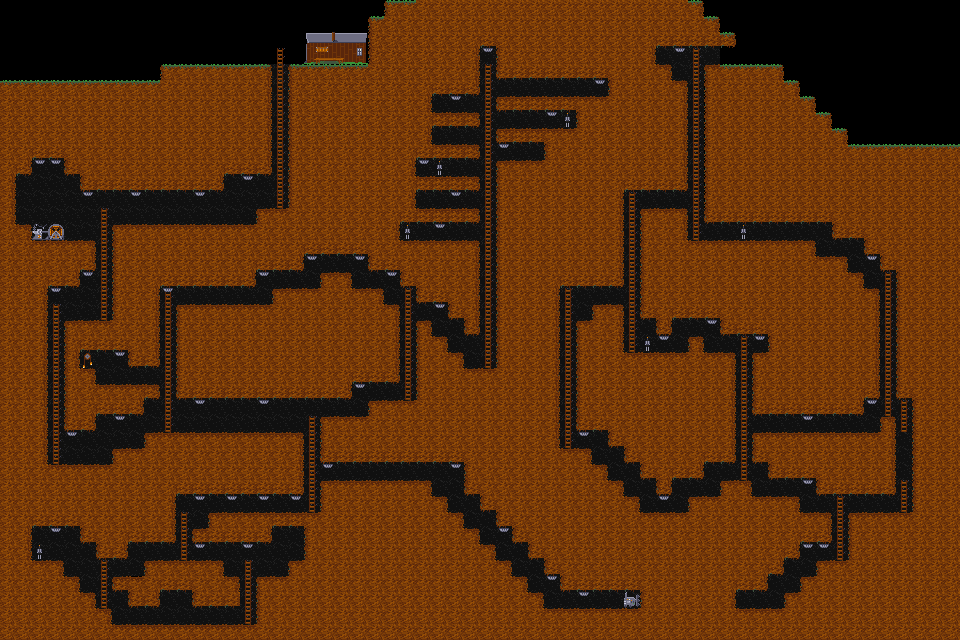

A 2D game scene composited from a Tiled map and its tileset images. What follows is a short description and the map's XML, with each tile layer's data collapsed to a summary:
An orthogonal 60x40 tile map with 16x16 px tiles, 3 tile layers (BackgroundDecorations, Terrain, Decorations), 3 tilesets and 18 objects (17x TriggerArea, Spawn).

<map version="1.0" orientation="orthogonal" width="60" height="40" tilewidth="16" tileheight="16">
 <tileset firstgid="1" name="Terrain" tilewidth="16" tileheight="16">
  <image source="../GFX/src/Tileset.png" width="400" height="16" />
 </tileset>
 <tileset firstgid="26" name="Decoration" tilewidth="16" tileheight="16">
  <image source="../GFX/src/tileset_decorations.png" width="112" height="32" />
 </tileset>
 <tileset firstgid="40" name="BackgroundDecorations" tilewidth="16" tileheight="16">
  <image source="../GFX/background_wall.png" width="16" height="16" />
 </tileset>
 <layer name="BackgroundDecorations" width="60" height="40">
  <data>[2400 cells, 1035 non-empty, 1 distinct tile ids]</data>
 </layer>
 <layer name="Terrain" width="60" height="40">
  <data>[2400 cells, 1883 non-empty, 20 distinct tile ids]</data>
 </layer>
 <objectgroup name="Objects" width="60" height="40">
  <object name="PlayerSpawn" type="Spawn" x="21" y="65" width="17" height="16" />
  <object name="Function" type="TriggerArea" x="201" y="180" width="16" height="48">
   <properties>
    <property name="id" value="basicExplosion" />
   </properties>
  </object>
  <object name="Function" type="TriggerArea" x="162" y="15" width="53" height="91">
   <properties>
    <property name="id" value="GoIntoMine" />
   </properties>
  </object>
  <object name="Function" type="TriggerArea" x="156" y="163" width="35" height="66">
   <properties>
    <property name="id" value="SoWeWere" />
   </properties>
  </object>
  <object name="Function" type="TriggerArea" x="81" y="341" width="14" height="48">
   <properties>
    <property name="id" value="Cable" />
   </properties>
  </object>
  <object name="Function" type="TriggerArea" x="30" y="212" width="35" height="32">
   <properties>
    <property name="id" value="GeneratorArea" />
   </properties>
  </object>
  <object name="Function" type="TriggerArea" x="305" y="24" width="64" height="50">
   <properties>
    <property name="id" value="Helm" />
   </properties>
  </object>
  <object name="Function" type="TriggerArea" x="270" y="95" width="19" height="65">
   <properties>
    <property name="id" value="MoveIn" />
   </properties>
  </object>
  <object name="Function" type="TriggerArea" x="895" y="448" width="18" height="65">
   <properties>
    <property name="id" value="LadderDamaged" />
   </properties>
  </object>
  <object name="Function" type="TriggerArea" x="704" y="45" width="32" height="25">
   <properties>
    <property name="id" value="Finish" />
   </properties>
  </object>
  <object name="Function" type="TriggerArea" x="112" y="192" width="30" height="35">
   <properties>
    <property name="id" value="WhatToDo" />
   </properties>
  </object>
  <object name="Function" type="TriggerArea" x="32" y="538" width="20" height="35">
   <properties>
    <property name="id" value="DrillFound" />
   </properties>
  </object>
  <object name="Function" type="TriggerArea" x="585" y="591" width="42" height="20">
   <properties>
    <property name="id" value="DrillMachine" />
   </properties>
  </object>
  <object name="Function" type="TriggerArea" x="533" y="103" width="29" height="32">
   <properties>
    <property name="id" value="Miner1" />
   </properties>
  </object>
  <object name="Function" type="TriggerArea" x="447" y="154" width="26" height="28">
   <properties>
    <property name="id" value="Miner2" />
   </properties>
  </object>
  <object name="Function" type="TriggerArea" x="415" y="215" width="29" height="36">
   <properties>
    <property name="id" value="Miner3" />
   </properties>
  </object>
  <object name="Function" type="TriggerArea" x="731" y="208" width="29" height="47">
   <properties>
    <property name="id" value="ThisWay" />
   </properties>
  </object>
  <object name="Function" type="TriggerArea" x="638" y="330" width="18" height="25">
   <properties>
    <property name="id" value="UpNorth" />
   </properties>
  </object>
 </objectgroup>
 <layer name="Decorations" width="60" height="40">
  <data>[2400 cells, 70 non-empty, 14 distinct tile ids]</data>
 </layer>
</map>